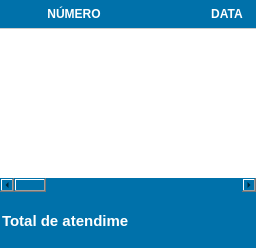
                  <widget class="QFrame" name="frame_39">
                   <property name="styleSheet">
                    <string notr="true">background-color: rgb(0, 113, 170);</string>
                   </property>
                   <property name="frameShape">
                    <enum>QFrame::NoFrame</enum>
                   </property>
                   <property name="frameShadow">
                    <enum>QFrame::Raised</enum>
                   </property>
                   <layout class="QGridLayout" name="gridLayout_18">
                    <property name="leftMargin">
                     <number>0</number>
                    </property>
                    <property name="topMargin">
                     <number>0</number>
                    </property>
                    <property name="rightMargin">
                     <number>0</number>
                    </property>
                    <property name="bottomMargin">
                     <number>0</number>
                    </property>
                    <property name="horizontalSpacing">
                     <number>0</number>
                    </property>
                    <item row="1" column="0">
                     <widget class="QFrame" name="frame_40">
                      <property name="minimumSize">
                       <size>
                        <width>0</width>
                        <height>50</height>
                       </size>
                      </property>
                      <property name="maximumSize">
                       <size>
                        <width>16777215</width>
                        <height>45</height>
                       </size>
                      </property>
                      <property name="frameShape">
                       <enum>QFrame::NoFrame</enum>
                      </property>
                      <property name="frameShadow">
                       <enum>QFrame::Raised</enum>
                      </property>
                      <layout class="QHBoxLayout" name="horizontalLayout_20">
                       <property name="spacing">
                        <number>0</number>
                       </property>
                       <property name="leftMargin">
                        <number>0</number>
                       </property>
                       <property name="topMargin">
                        <number>0</number>
                       </property>
                       <property name="rightMargin">
                        <number>0</number>
                       </property>
                       <property name="bottomMargin">
                        <number>0</number>
                       </property>
                       <item>
                        <widget class="QFrame" name="frame_41">
                         <property name="styleSheet">
                          <string notr="true">
border:none;</string>
                         </property>
                         <property name="frameShape">
                          <enum>QFrame::NoFrame</enum>
                         </property>
                         <property name="frameShadow">
                          <enum>QFrame::Raised</enum>
                         </property>
                         <widget class="QPushButton" name="Lb_TotalAtendimento">
                          <property name="geometry">
                           <rect>
                            <x>200</x>
                            <y>0</y>
                            <width>100</width>
                            <height>41</height>
                           </rect>
                          </property>
                          <property name="sizePolicy">
                           <sizepolicy hsizetype="Preferred" vsizetype="Preferred">
                            <horstretch>0</horstretch>
                            <verstretch>0</verstretch>
                           </sizepolicy>
                          </property>
                          <property name="minimumSize">
                           <size>
                            <width>0</width>
                            <height>41</height>
                           </size>
                          </property>
                          <property name="maximumSize">
                           <size>
                            <width>100</width>
                            <height>16777215</height>
                           </size>
                          </property>
                          <property name="font">
                           <font>
                            <family>MS Shell Dlg 2</family>
                            <pointsize>15</pointsize>
                            <weight>50</weight>
                            <italic>false</italic>
                            <bold>false</bold>
                           </font>
                          </property>
                          <property name="cursor">
                           <cursorShape>PointingHandCursor</cursorShape>
                          </property>
                          <property name="focusPolicy">
                           <enum>Qt::NoFocus</enum>
                          </property>
                          <property name="contextMenuPolicy">
                           <enum>Qt::ActionsContextMenu</enum>
                          </property>
                          <property name="styleSheet">
                           <string notr="true">border:none;
font: 15pt &quot;MS Shell Dlg 2&quot;;
color: rgb(255, 255, 255);</string>
                          </property>
                          <property name="text">
                           <string>0</string>
                          </property>
                          <property name="icon">
                           <iconset>
                            <normaloff>G:/Meu Drive/PROGRAMAÇÃO/PROJETOS/MEUS PROJETOS/SISTEMA SAÚDE 11.02.2023/interfaces/images.png</normaloff>G:/Meu Drive/PROGRAMAÇÃO/PROJETOS/MEUS PROJETOS/SISTEMA SAÚDE 11.02.2023/interfaces/images.png</iconset>
                          </property>
                          <property name="iconSize">
                           <size>
                            <width>75</width>
                            <height>25</height>
                           </size>
                          </property>
                         </widget>
                         <widget class="QLineEdit" name="lineEdit_2">
                          <property name="geometry">
                           <rect>
                            <x>0</x>
                            <y>0</y>
                            <width>191</width>
                            <height>41</height>
                           </rect>
                          </property>
                          <property name="sizePolicy">
                           <sizepolicy hsizetype="Preferred" vsizetype="Preferred">
                            <horstretch>0</horstretch>
                            <verstretch>0</verstretch>
                           </sizepolicy>
                          </property>
                          <property name="styleSheet">
                           <string notr="true">border:none;
font-weight: bold;
font-size: 15px;
color: rgb(255, 255, 255);</string>
                          </property>
                          <property name="text">
                           <string>Total de atendimento</string>
                          </property>
                         </widget>
                        </widget>
                       </item>
                       <item>
                        <widget class="QFrame" name="frame_42">
                         <property name="styleSheet">
                          <string notr="true"/>
                         </property>
                         <property name="frameShape">
                          <enum>QFrame::NoFrame</enum>
                         </property>
                         <property name="frameShadow">
                          <enum>QFrame::Raised</enum>
                         </property>
                        </widget>
                       </item>
                      </layout>
                     </widget>
                    </item>
                    <item row="0" column="0">
                     <widget class="QTableWidget" name="TableWidget_Relatorio">
                      <property name="sizePolicy">
                       <sizepolicy hsizetype="Preferred" vsizetype="Preferred">
                        <horstretch>0</horstretch>
                        <verstretch>0</verstretch>
                       </sizepolicy>
                      </property>
                      <property name="styleSheet">
                       <string notr="true">QHeaderView:section{
background-color: rgb(0, 113, 170);
padding: 5px 5px 5px 0px ;
font-size: 12px;
font-family: &quot;Arial&quot;;
font-weight: bold;
color: rgb(255, 255, 255);
border:none;
border-bottom: 1px solid #CCC;
}
QTableView{
background-color: rgb(255, 255, 255);
font-size: 12px;
color: rgb(113, 113, 113);

}
</string>
                      </property>
                      <property name="frameShape">
                       <enum>QFrame::NoFrame</enum>
                      </property>
                      <property name="dragDropOverwriteMode">
                       <bool>true</bool>
                      </property>
                      <property name="columnCount">
                       <number>7</number>
                      </property>
                      <attribute name="horizontalHeaderDefaultSectionSize">
                       <number>153</number>
                      </attribute>
                      <attribute name="horizontalHeaderMinimumSectionSize">
                       <number>15</number>
                      </attribute>
                      <attribute name="verticalHeaderHighlightSections">
                       <bool>true</bool>
                      </attribute>
                      <attribute name="verticalHeaderShowSortIndicator" stdset="0">
                       <bool>false</bool>
                      </attribute>
                      <attribute name="verticalHeaderStretchLastSection">
                       <bool>false</bool>
                      </attribute>
                      <column>
                       <property name="text">
                        <string>NÚMERO</string>
                       </property>
                      </column>
                      <column>
                       <property name="text">
                        <string>DATA</string>
                       </property>
                      </column>
                      <column>
                       <property name="text">
                        <string>HORA</string>
                       </property>
                      </column>
                      <column>
                       <property name="text">
                        <string>VALOR</string>
                       </property>
                      </column>
                      <column>
                       <property name="text">
                        <string>OPERADOR</string>
                       </property>
                      </column>
                      <column>
                       <property name="text">
                        <string>TIPO DE VENDA</string>
                       </property>
                      </column>
                      <column>
                       <property name="text">
                        <string>CLIENTE</string>
                       </property>
                      </column>
                     </widget>
                    </item>
                   </layout>
                  </widget>
